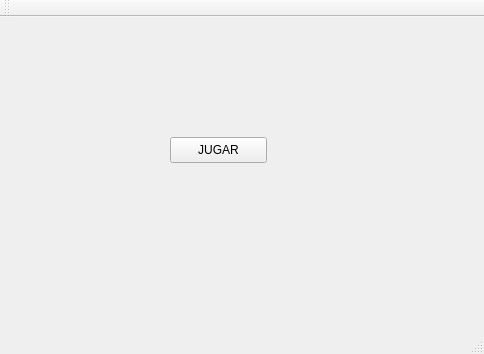
<?xml version="1.0" encoding="UTF-8"?>
<ui version="4.0">
 <class>Menu</class>
 <widget class="QMainWindow" name="Menu">
  <property name="geometry">
   <rect>
    <x>0</x>
    <y>0</y>
    <width>484</width>
    <height>354</height>
   </rect>
  </property>
  <property name="windowTitle">
   <string>Menu</string>
  </property>
  <widget class="QWidget" name="centralWidget">
   <widget class="QPushButton" name="pushButton">
    <property name="geometry">
     <rect>
      <x>170</x>
      <y>120</y>
      <width>97</width>
      <height>26</height>
     </rect>
    </property>
    <property name="text">
     <string>JUGAR</string>
    </property>
   </widget>
  </widget>
  <widget class="QMenuBar" name="menuBar">
   <property name="geometry">
    <rect>
     <x>0</x>
     <y>0</y>
     <width>484</width>
     <height>25</height>
    </rect>
   </property>
  </widget>
  <widget class="QToolBar" name="mainToolBar">
   <attribute name="toolBarArea">
    <enum>TopToolBarArea</enum>
   </attribute>
   <attribute name="toolBarBreak">
    <bool>false</bool>
   </attribute>
  </widget>
  <widget class="QStatusBar" name="statusBar"/>
 </widget>
 <layoutdefault spacing="6" margin="11"/>
 <resources/>
 <connections/>
</ui>
